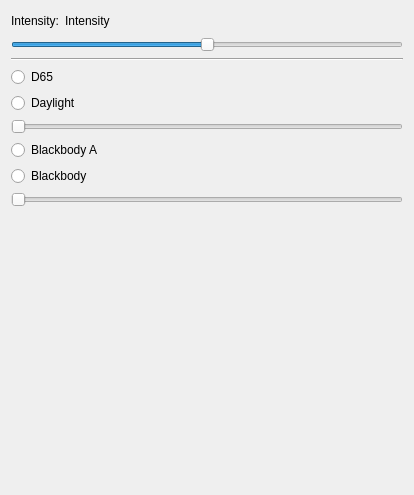
<?xml version="1.0" encoding="UTF-8"?>
<ui version="4.0">
 <class>LightingWidget</class>
 <widget class="QWidget" name="LightingWidget">
  <property name="geometry">
   <rect>
    <x>0</x>
    <y>0</y>
    <width>414</width>
    <height>495</height>
   </rect>
  </property>
  <property name="windowTitle">
   <string>Form</string>
  </property>
  <layout class="QVBoxLayout" name="verticalLayout">
   <item>
    <layout class="QHBoxLayout" name="horizontalLayout">
     <item>
      <widget class="QLabel" name="label_23">
       <property name="text">
        <string>Intensity:</string>
       </property>
      </widget>
     </item>
     <item>
      <widget class="QLabel" name="label_intensity">
       <property name="text">
        <string>Intensity</string>
       </property>
      </widget>
     </item>
     <item>
      <spacer name="horizontalSpacer">
       <property name="orientation">
        <enum>Qt::Horizontal</enum>
       </property>
       <property name="sizeHint" stdset="0">
        <size>
         <width>40</width>
         <height>20</height>
        </size>
       </property>
      </spacer>
     </item>
    </layout>
   </item>
   <item>
    <widget class="QSlider" name="slider_intensity">
     <property name="maximum">
      <number>100</number>
     </property>
     <property name="value">
      <number>50</number>
     </property>
     <property name="orientation">
      <enum>Qt::Horizontal</enum>
     </property>
    </widget>
   </item>
   <item>
    <widget class="Line" name="line">
     <property name="orientation">
      <enum>Qt::Horizontal</enum>
     </property>
    </widget>
   </item>
   <item>
    <widget class="QRadioButton" name="radioButton_d65">
     <property name="text">
      <string>D65</string>
     </property>
    </widget>
   </item>
   <item>
    <widget class="QRadioButton" name="radioButton_daylight">
     <property name="text">
      <string>Daylight</string>
     </property>
    </widget>
   </item>
   <item>
    <widget class="QSlider" name="slider_daylight_cct">
     <property name="orientation">
      <enum>Qt::Horizontal</enum>
     </property>
    </widget>
   </item>
   <item>
    <widget class="QRadioButton" name="radioButton_blackbody_a">
     <property name="text">
      <string>Blackbody A</string>
     </property>
    </widget>
   </item>
   <item>
    <widget class="QRadioButton" name="radioButton_blackbody">
     <property name="text">
      <string>Blackbody</string>
     </property>
    </widget>
   </item>
   <item>
    <widget class="QSlider" name="slider_blackbody_t">
     <property name="orientation">
      <enum>Qt::Horizontal</enum>
     </property>
    </widget>
   </item>
   <item>
    <spacer name="verticalSpacer">
     <property name="orientation">
      <enum>Qt::Vertical</enum>
     </property>
     <property name="sizeHint" stdset="0">
      <size>
       <width>20</width>
       <height>40</height>
      </size>
     </property>
    </spacer>
   </item>
  </layout>
 </widget>
 <resources/>
 <connections/>
</ui>
